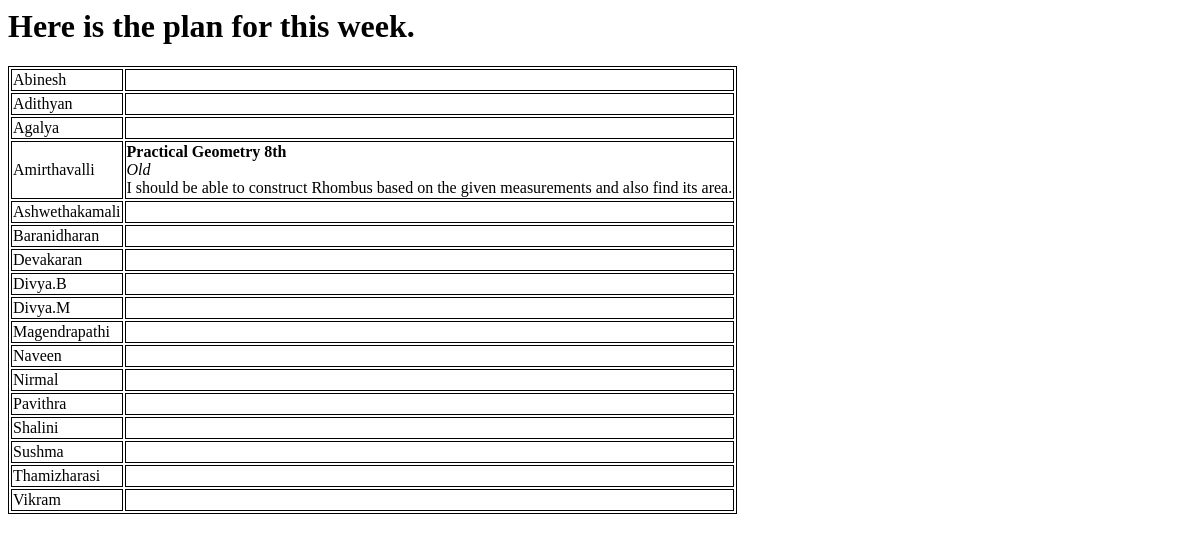
The page /plan/show8thGrade on the database as committed earlier.
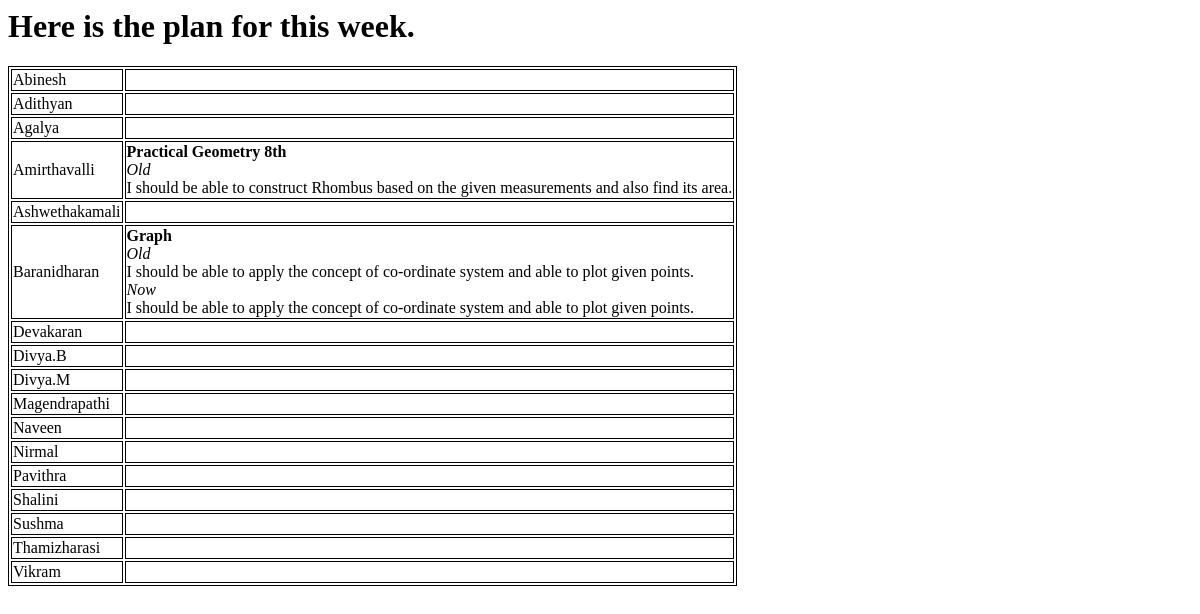
The same page on the database as committed later.
### plan/models.py (models this page shows)
class allstudent(models.Model):
       Standard = models.TextField(default='7th')
       Name =  models.TextField(default='Sanjeev')

class Post1(models.Model):
    Name =  models.TextField(default='Sanjeev')
    Standard = models.TextField(default='7th')
    Chapter =  models.TextField(default='Some 7th chapter')
    Goal_old1 =  models.TextField(default='')
    Goal_old2 =  models.TextField(default='')
    Goal_now1 =  models.TextField(default='')
    Goal_now2 =  models.TextField(default='')
    Goal_now3 =  models.TextField(default='')
    Goal_now4 =  models.TextField(default='')
    created_date = models.DateTimeField(
            default=timezone.now)

### plan/views.py (the view)
def show8thGrade(request):
    students_of_a_grade = allstudent.objects.filter(Standard="8th")
    N =7
    date_N_days_ago = datetime.now() - timedelta(days=N)
    all_plan = Post1.objects.filter(created_date__range=[date_N_days_ago, datetime.now()], Standard="8th")
    return render(request, 'plan/showdata.html', {'all_plan': all_plan, 'students_of_a_grade':students_of_a_grade})

### plan/templates/plan/showdata.html (shortened to what this page needs)
<html>
<body>
<h1>Here is the plan for this week.</h1>
<table>
{% if students_of_a_grade %}
  {% for student in students_of_a_grade %}
     	  <tr><td> {{student.Name}} </td>
		<td>
           {% for user in all_plan %}
        	{%if student.Name == user.Name %}
			<b>{{user.Chapter}}</b><br>
			{% if user.Goal_old1 != "" %}
				<div><i>Old</i><br>
				{{user.Goal_old1}}<br>
			{%endif%}
			{% if user.Goal_now1 != "" %}
				<i>Now</i><br>
				{{user.Goal_now1}}<br></div>
			{%endif%}
		{% endif %}
            {% endfor %}
        </tr>
   {% endfor %}
</table>
{% endif %}
</body>
</html>

Rows that differ between the two databases and show on the page:
added Post1: Chapter "Graph", Goal_old1 "I should be able to apply the concept of co-ordinate system and able to plot given points.", Goal_now1 "I should be able to apply the concept of co-ordinate system and able to plot given points.", shown under allstudent "Baranidharan"
